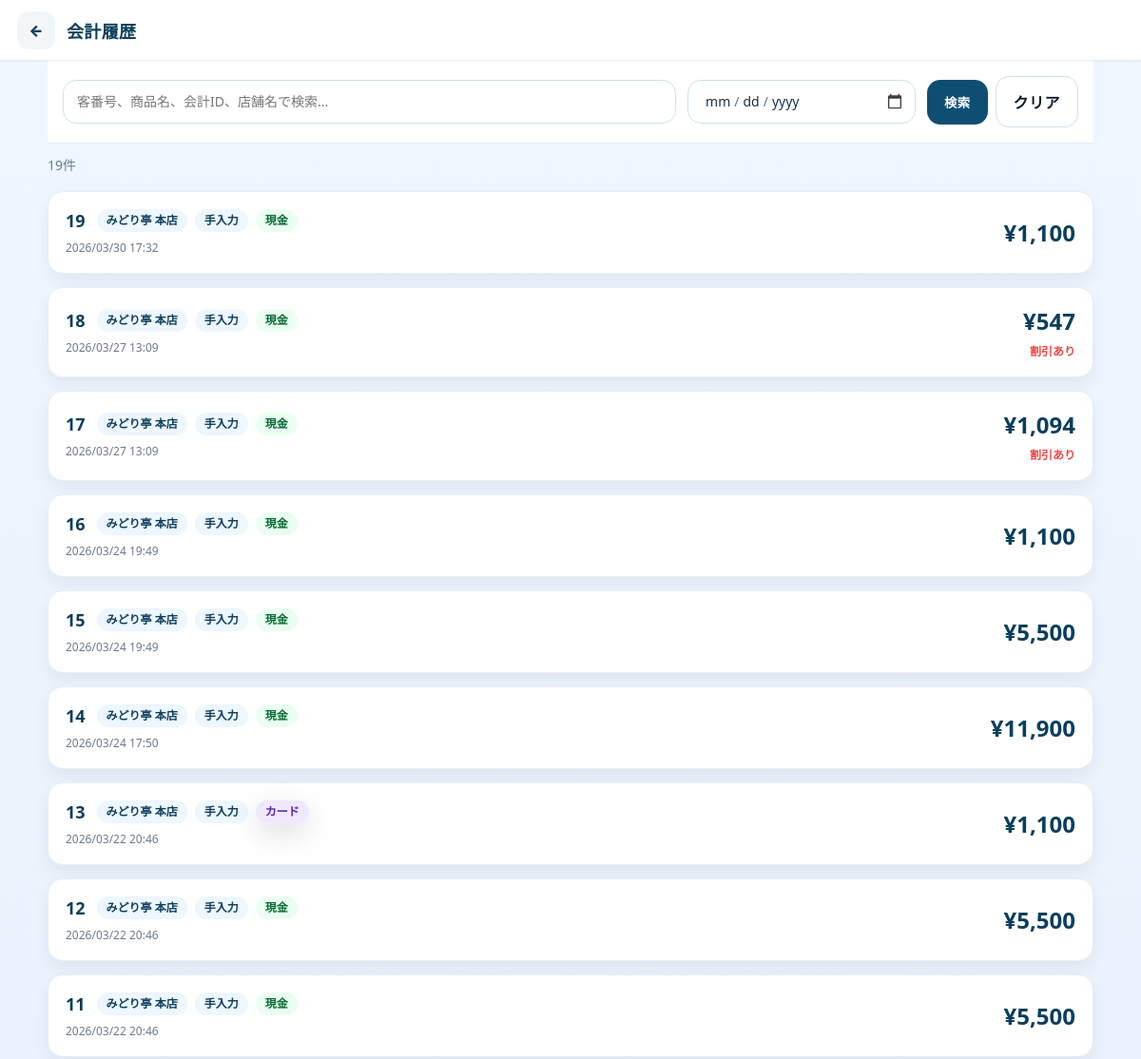
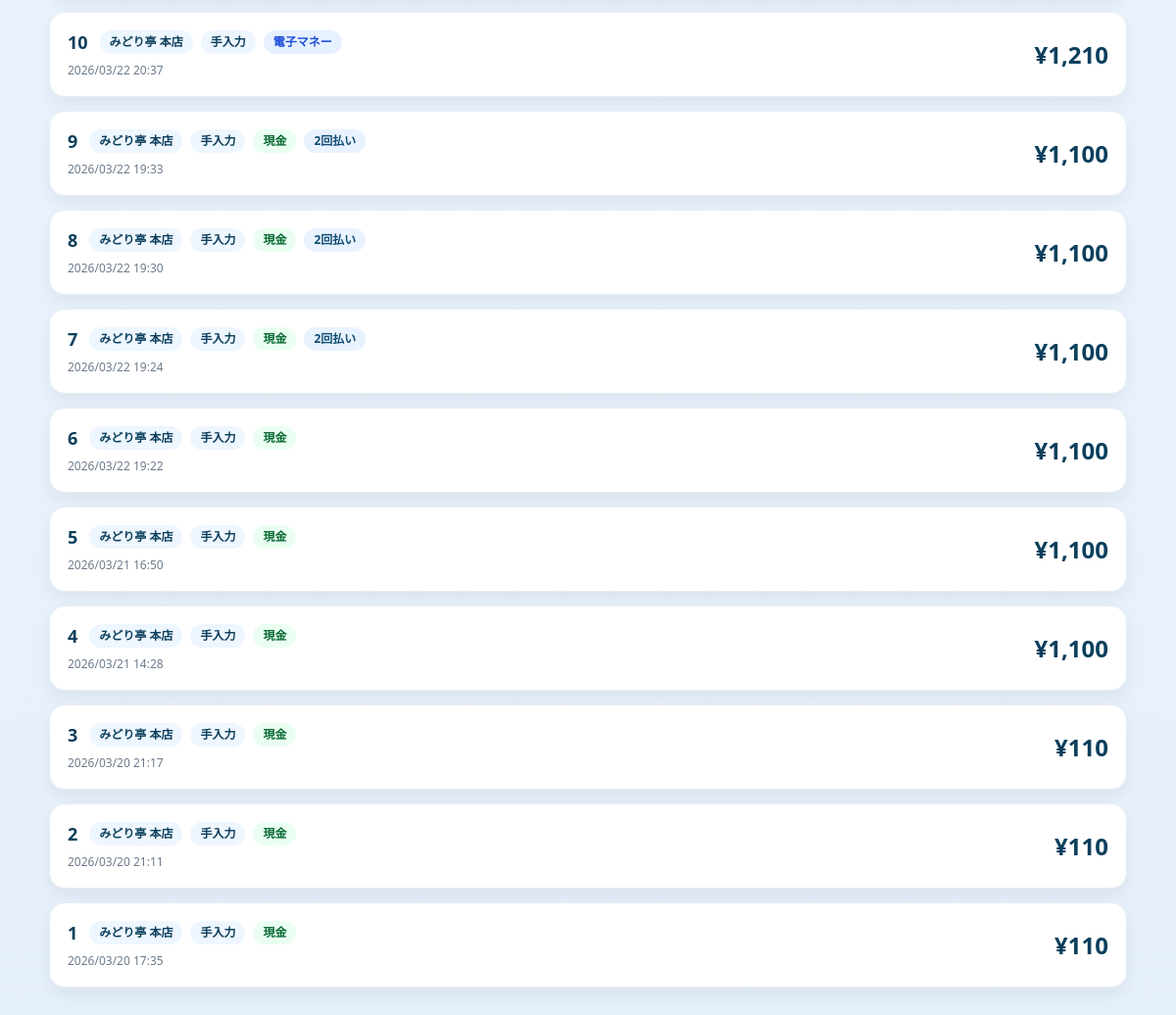
The page /public/history (signed in) on the database its author committed (2 pictures, top to bottom).
### tables this page shows
CREATE TABLE `bill` (
  `bill_id` bigint(20) NOT NULL AUTO_INCREMENT COMMENT '???vID?i?̔ԁj',
  `order_bill_id` bigint(20) NOT NULL,
  `store_id` char(2) NOT NULL COMMENT '?X??ID',
  `bill_time` datetime NOT NULL COMMENT '???v????????',
  `subtotal_amount` int(11) NOT NULL COMMENT '?Ŕ????v',
  `discount_amount` int(11) NOT NULL COMMENT '???????v',
  `tax_amount` int(11) NOT NULL COMMENT '??????',
  `total_amount` int(11) NOT NULL COMMENT '?ō????v',
  PRIMARY KEY (`bill_id`),
  KEY `idx_bill_order_bill_id` (`order_bill_id`),
  KEY `idx_bill_store_id` (`store_id`),
  KEY `idx_bill_bill_time` (`bill_time`),
  CONSTRAINT `fk_bill_order_bill` FOREIGN KEY (`order_bill_id`) REFERENCES `order_bill` (`order_bill_id`) ON UPDATE CASCADE,
  CONSTRAINT `fk_bill_store` FOREIGN KEY (`store_id`) REFERENCES `stores` (`store_id`) ON UPDATE CASCADE,
  CONSTRAINT `chk_bill_amounts_non_negative` CHECK (`subtotal_amount` >= 0 and `discount_amount` >= 0 and `tax_amount` >= 0 and `total_amount` >= 0)
);

### src/Views/history/index.php (the view, shortened to what the rows shown need)
<?php
$BASE_URL = '/regi/public';
$bills = is_array($bills ?? null) ? $bills : [];
$pagination = $pagination ?? [
    'page'       => 1,
    'perPage'    => 20,
    'totalCount' => 0,
    'totalPages' => 1,
    'hasPrev'    => false,
    'hasNext'    => false,
    'prevPage'   => 1,
    'nextPage'   => 1,
];
$currentKeyword = trim((string)($_GET['keyword'] ?? ''));
$currentDate = trim((string)($_GET['date'] ?? ''));
function historyIndexH(mixed $value): string
{
    return htmlspecialchars(
        (string)$value,
        ENT_QUOTES,
        'UTF-8'
    );
}
function historyIndexPayClass(string $payMethod): string
{
    return match (strtoupper(trim($payMethod))) {
        'CASH'             => 'cash',
        'CARD',
        'CREDIT_CARD'      => 'card',
        'ELECTRONIC_MONEY' => 'emoney',
        'QR',
        'QR_PAYMENT'       => 'qr',
        default            => '',
    };
}
?>
<!doctype html>
<html lang="ja">
<head>
  <link
    rel="stylesheet"
    href="<?= historyIndexH($BASE_URL) ?>/assets/css/app.css"
  >
  <link
    rel="stylesheet"
    href="<?= historyIndexH($BASE_URL) ?>/assets/css/history.css?v=8"
  >
</head>
<body>
<div class="history-page">
  <header class="app-header">
    <div class="app-header__left">
      <a
        class="app-back"
        href="<?= historyIndexH($BASE_URL) ?>/home"
        aria-label="戻る"
      >
        ←
      </a>
      <h1 class="app-title">
        会計履歴
      </h1>
    </div>
  </header>
  <form
    class="history-filters"
    method="get"
    action="<?= historyIndexH($BASE_URL) ?>/history"
  >
    <div class="history-search">
      <input
        class="input"
        type="text"
        id="historySearchInput"
        name="keyword"
        value="<?= historyIndexH($currentKeyword) ?>"
        placeholder="客番号、商品名、会計ID、店舗名で検索..."
      >
    </div>
    <div class="history-date">
      <input
        class="input"
        type="date"
        id="historyDateInput"
        name="date"
        value="<?= historyIndexH($currentDate) ?>"
      >
    </div>
    <div class="history-filter-actions">
      <button
        class="btn btn-primary"
        type="submit"
      >
        検索
      </button>
      <a
        class="btn btn-outline"
        href="<?= historyIndexH($BASE_URL) ?>/history"
      >
        クリア
      </a>
    </div>
  </form>
  <div class="history-result-summary">
    <?= number_format((int)($pagination['totalCount'] ?? 0)) ?>件
  </div>
  <div
    class="history-list"
    id="historyList"
  >
    <?php if ($bills !== []): ?>
      <?php foreach ($bills as $bill): ?>
        <?php
        $billId = (string)($bill['billId'] ?? '');
        $payMethod = (string)($bill['payMethod'] ?? '');
        $payLabel = (string)($bill['payLabel'] ?? '');
        $payClass = historyIndexPayClass($payMethod);
        $discountAmount = (int)(
            $bill['discountAmount']
            ?? $bill['discount']
            ?? 0
        );
        $hasDiscount = $discountAmount > 0;
        $storeName = trim((string)($bill['storeName'] ?? ''));
        $storeId = trim((string)($bill['storeId'] ?? ''));
        $storeText = $storeName !== ''
            ? $storeName
            : $storeId;
        $customerIdText = (string)(
            $bill['customerIdText']
            ?? '手入力'
        );
        $datetime = (string)($bill['datetime'] ?? '');
        $total = (int)($bill['total'] ?? 0);
        $paymentCount = (int)(
            $bill['paymentCount']
            ?? $bill['payment_count']
            ?? 0
        );
        $detailUrl =
            $BASE_URL
            . '/history/detail?bill_id='
            . rawurlencode($billId);
        ?>
        <button
          type="button"
          class="history-card"
          data-history-detail-url="<?= historyIndexH($detailUrl) ?>"
          data-bill-id="<?= historyIndexH($billId) ?>"
          aria-label="会計ID <?= historyIndexH($billId) ?> の詳細を表示"
        >
          <div class="history-card-left">
            <div class="history-card-top">
              <div class="history-id">
                <?= historyIndexH($billId) ?>
              </div>
              <div class="history-chips">
                <?php if ($storeText !== ''): ?>
                  <span class="history-chip">
                    <?= historyIndexH($storeText) ?>
                  </span>
                <?php endif; ?>
                <span class="history-chip">
                  <?= historyIndexH($customerIdText) ?>
                </span>
                <?php if ($payLabel !== ''): ?>
                  <span
                    class="history-chip <?= historyIndexH($payClass) ?>"
                  >
                    <?= historyIndexH($payLabel) ?>
                  </span>
                <?php endif; ?>
                <?php if ($paymentCount > 1): ?>
                  <span class="history-chip multiple">
                    <?= $paymentCount ?>回払い
                  </span>
                <?php endif; ?>
              </div>
            </div>
            <div class="history-card-sub">
              <?= historyIndexH($datetime) ?>
            </div>
          </div>
          <div class="history-card-right">
            <div class="history-amount">
              ¥<?= number_format($total) ?>
            </div>
            <?php if ($hasDiscount): ?>
              <div class="history-discount">
                割引あり
              </div>
            <?php endif; ?>
          </div>
        </button>
      <?php endforeach; ?>
    <?php else: ?>
      <div class="history-empty">
        会計履歴がありません。
      </div>
    <?php endif; ?>
  </div>
</div>
</body>
</html>

### public/index.php (shortened to what the rows shown need)
<?php
$ROOT = dirname(__DIR__);
$BASE_PATH = '/regi/public';
$method = $_SERVER['REQUEST_METHOD'] ?? 'GET';
$uri = $_SERVER['REQUEST_URI'] ?? '/';
$path = parse_url($uri, PHP_URL_PATH) ?? '/';
if ($BASE_PATH !== '' && str_starts_with($path, $BASE_PATH)) {
    $path = substr($path, strlen($BASE_PATH));
}
$path = $path === '' ? '/' : $path;
$routesFile = $ROOT . '/src/Routes/web.php';
$routes = require $routesFile;
function compile_route(string $routePath): array
{
    preg_match_all('#\{([a-zA-Z_][a-zA-Z0-9_]*)\}#', $routePath, $m);
    $paramNames = $m[1] ?? [];
    $pattern = preg_replace('#\{[a-zA-Z_][a-zA-Z0-9_]*\}#', '([^/]+)', $routePath);
    $pattern = '#^' . $pattern . '$#';
    return [$pattern, $paramNames];
}
foreach ($routes as $route) {
    [$routeMethod, $routePath, $handler] = $route;
    $routeMethod = strtoupper((string)$routeMethod);
    if ($routeMethod !== $method) {
        continue;
    }
    $routePath = (string)$routePath;
    [$pattern, $paramNames] = compile_route($routePath);
    if (!preg_match($pattern, $path, $matches)) {
        continue;
    }
    array_shift($matches);
    $params = [];
    [$class, $action] = explode('@', $handler, 2);
    $class = trim($class);
    $action = trim($action);
    $controller = new $fullClass();
    $args = array_values($params);
    $controller->$action(...$args);
    exit;
}

### rows shown on the page
bill: bill_id "19", storeText "みどり亭 本店", customerIdText "手入力", payLabel "現金", datetime "2026/03/30 17:32", total_amount "1,100"
bill: bill_id "18", storeText "みどり亭 本店", customerIdText "手入力", payLabel "現金", datetime "2026/03/27 13:09", total_amount "547", discount_amount "割引あり"
bill: bill_id "17", storeText "みどり亭 本店", customerIdText "手入力", payLabel "現金", datetime "2026/03/27 13:09", total_amount "1,094", discount_amount "割引あり"
bill: bill_id "16", storeText "みどり亭 本店", customerIdText "手入力", payLabel "現金", datetime "2026/03/24 19:49", total_amount "1,100"
bill: bill_id "15", storeText "みどり亭 本店", customerIdText "手入力", payLabel "現金", datetime "2026/03/24 19:49", total_amount "5,500"
bill: bill_id "14", storeText "みどり亭 本店", customerIdText "手入力", payLabel "現金", datetime "2026/03/24 17:50", total_amount "11,900"
bill: bill_id "13", storeText "みどり亭 本店", customerIdText "手入力", payLabel "カード", datetime "2026/03/22 20:46", total_amount "1,100"
bill: bill_id "12", storeText "みどり亭 本店", customerIdText "手入力", payLabel "現金", datetime "2026/03/22 20:46", total_amount "5,500"
bill: bill_id "11", storeText "みどり亭 本店", customerIdText "手入力", payLabel "現金", datetime "2026/03/22 20:46", total_amount "5,500"
bill: bill_id "10", storeText "みどり亭 本店", customerIdText "手入力", payLabel "電子マネー", datetime "2026/03/22 20:37", total_amount "1,210"
bill: bill_id "9", storeText "みどり亭 本店", customerIdText "手入力", payLabel "現金", paymentCount "2", datetime "2026/03/22 19:33", total_amount "1,100"
bill: bill_id "8", storeText "みどり亭 本店", customerIdText "手入力", payLabel "現金", paymentCount "2", datetime "2026/03/22 19:30", total_amount "1,100"
bill: bill_id "7", storeText "みどり亭 本店", customerIdText "手入力", payLabel "現金", paymentCount "2", datetime "2026/03/22 19:24", total_amount "1,100"
bill: bill_id "6", storeText "みどり亭 本店", customerIdText "手入力", payLabel "現金", datetime "2026/03/22 19:22", total_amount "1,100"
bill: bill_id "5", storeText "みどり亭 本店", customerIdText "手入力", payLabel "現金", datetime "2026/03/21 16:50", total_amount "1,100"
bill: bill_id "4", storeText "みどり亭 本店", customerIdText "手入力", payLabel "現金", datetime "2026/03/21 14:28", total_amount "1,100"
bill: bill_id "3", storeText "みどり亭 本店", customerIdText "手入力", payLabel "現金", datetime "2026/03/20 21:17", total_amount "110"
bill: bill_id "2", storeText "みどり亭 本店", customerIdText "手入力", payLabel "現金", datetime "2026/03/20 21:11", total_amount "110"

### other values the page prints
$pagination['totalCount'] "19"
historyIndexH($billId) "1"
historyIndexH($storeText) "みどり亭 本店"
historyIndexH($customerIdText) "手入力"
historyIndexH($payLabel) "現金"
historyIndexH($datetime) "2026/03/20 17:35"
$total "110"
